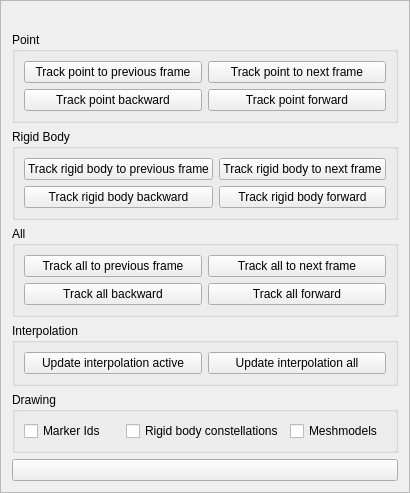
<?xml version="1.0" encoding="UTF-8"?>
<ui version="4.0">
 <class>WizardDigitizationFrame</class>
 <widget class="QFrame" name="WizardDigitizationFrame">
  <property name="geometry">
   <rect>
    <x>0</x>
    <y>0</y>
    <width>369</width>
    <height>453</height>
   </rect>
  </property>
  <property name="windowTitle">
   <string>Frame</string>
  </property>
  <property name="frameShape">
   <enum>QFrame::StyledPanel</enum>
  </property>
  <property name="frameShadow">
   <enum>QFrame::Raised</enum>
  </property>
  <layout class="QGridLayout" name="gridLayout">
   <item row="3" column="0" colspan="2">
    <widget class="QGroupBox" name="groupBox_RB">
     <property name="title">
      <string>Rigid Body</string>
     </property>
     <layout class="QGridLayout" name="gridLayout_3">
      <item row="1" column="0">
       <widget class="QPushButton" name="pushButton_RBForw">
        <property name="text">
         <string>Track rigid body backward</string>
        </property>
        <property name="checkable">
         <bool>true</bool>
        </property>
        <property name="autoExclusive">
         <bool>false</bool>
        </property>
       </widget>
      </item>
      <item row="0" column="0">
       <widget class="QPushButton" name="pushButton_RBPrev">
        <property name="text">
         <string>Track rigid body to previous frame</string>
        </property>
       </widget>
      </item>
      <item row="1" column="1">
       <widget class="QPushButton" name="pushButton_RBBack">
        <property name="text">
         <string>Track rigid body forward</string>
        </property>
        <property name="checkable">
         <bool>true</bool>
        </property>
        <property name="autoExclusive">
         <bool>false</bool>
        </property>
       </widget>
      </item>
      <item row="0" column="1">
       <widget class="QPushButton" name="pushButton_RBNext">
        <property name="text">
         <string>Track rigid body to next frame</string>
        </property>
       </widget>
      </item>
     </layout>
    </widget>
   </item>
   <item row="2" column="0" colspan="2">
    <widget class="QGroupBox" name="groupBox_Point">
     <property name="title">
      <string>Point</string>
     </property>
     <layout class="QGridLayout" name="gridLayout_2">
      <item row="0" column="1">
       <widget class="QPushButton" name="pushButton_PointNext">
        <property name="text">
         <string>Track point to next frame</string>
        </property>
       </widget>
      </item>
      <item row="0" column="0">
       <widget class="QPushButton" name="pushButton_PointPrev">
        <property name="text">
         <string>Track point to previous frame</string>
        </property>
       </widget>
      </item>
      <item row="1" column="0">
       <widget class="QPushButton" name="pushButton_PointBack">
        <property name="text">
         <string>Track point backward</string>
        </property>
        <property name="checkable">
         <bool>true</bool>
        </property>
        <property name="autoExclusive">
         <bool>false</bool>
        </property>
       </widget>
      </item>
      <item row="1" column="1">
       <widget class="QPushButton" name="pushButton_PointForw">
        <property name="text">
         <string>Track point forward</string>
        </property>
        <property name="checkable">
         <bool>true</bool>
        </property>
        <property name="autoExclusive">
         <bool>false</bool>
        </property>
       </widget>
      </item>
     </layout>
    </widget>
   </item>
   <item row="4" column="0" colspan="2">
    <widget class="QGroupBox" name="groupBox_All">
     <property name="title">
      <string>All</string>
     </property>
     <layout class="QGridLayout" name="gridLayout_4">
      <item row="0" column="1">
       <widget class="QPushButton" name="pushButton_AllNext">
        <property name="text">
         <string>Track all to next frame</string>
        </property>
       </widget>
      </item>
      <item row="0" column="0">
       <widget class="QPushButton" name="pushButton_AllPrev">
        <property name="text">
         <string>Track all to previous frame</string>
        </property>
       </widget>
      </item>
      <item row="1" column="0">
       <widget class="QPushButton" name="pushButton_AllBack">
        <property name="text">
         <string>Track all backward</string>
        </property>
        <property name="checkable">
         <bool>true</bool>
        </property>
        <property name="autoExclusive">
         <bool>false</bool>
        </property>
       </widget>
      </item>
      <item row="1" column="1">
       <widget class="QPushButton" name="pushButton_AllForw">
        <property name="text">
         <string>Track all forward</string>
        </property>
        <property name="checkable">
         <bool>true</bool>
        </property>
        <property name="autoExclusive">
         <bool>false</bool>
        </property>
       </widget>
      </item>
     </layout>
     <zorder>pushButton_AllForw</zorder>
     <zorder>pushButton_AllPrev</zorder>
     <zorder>pushButton_AllNext</zorder>
     <zorder>pushButton_AllBack</zorder>
    </widget>
   </item>
   <item row="5" column="0" colspan="2">
    <widget class="QGroupBox" name="groupBox_Interpolation">
     <property name="title">
      <string>Interpolation</string>
     </property>
     <layout class="QGridLayout" name="gridLayout_6">
      <item row="0" column="0">
       <widget class="QPushButton" name="pushButton_InterpolateActive">
        <property name="text">
         <string>Update interpolation active</string>
        </property>
       </widget>
      </item>
      <item row="0" column="1">
       <widget class="QPushButton" name="pushButton_InterpolateAll">
        <property name="text">
         <string>Update interpolation all</string>
        </property>
       </widget>
      </item>
     </layout>
    </widget>
   </item>
   <item row="7" column="0" colspan="2">
    <widget class="QPushButton" name="pushButton">
     <property name="text">
      <string/>
     </property>
    </widget>
   </item>
   <item row="0" column="0" colspan="2">
    <widget class="QLabel" name="label">
     <property name="text">
      <string/>
     </property>
     <property name="alignment">
      <set>Qt::AlignCenter</set>
     </property>
     <property name="wordWrap">
      <bool>true</bool>
     </property>
    </widget>
   </item>
   <item row="6" column="0" colspan="2">
    <widget class="QGroupBox" name="groupBox_Interpolation_2">
     <property name="title">
      <string>Drawing</string>
     </property>
     <layout class="QGridLayout" name="gridLayout_7">
      <item row="0" column="0">
       <widget class="QCheckBox" name="checkBoxMarkerIds">
        <property name="text">
         <string>Marker Ids</string>
        </property>
       </widget>
      </item>
      <item row="0" column="2">
       <widget class="QCheckBox" name="checkBoxRigidBodyConstellation">
        <property name="text">
         <string>Rigid body constellations</string>
        </property>
       </widget>
      </item>
      <item row="0" column="3">
       <widget class="QCheckBox" name="checkBoxRigidBodyMeshmodels">
        <property name="text">
         <string>Meshmodels</string>
        </property>
       </widget>
      </item>
     </layout>
    </widget>
   </item>
  </layout>
 </widget>
 <resources/>
 <connections/>
</ui>
